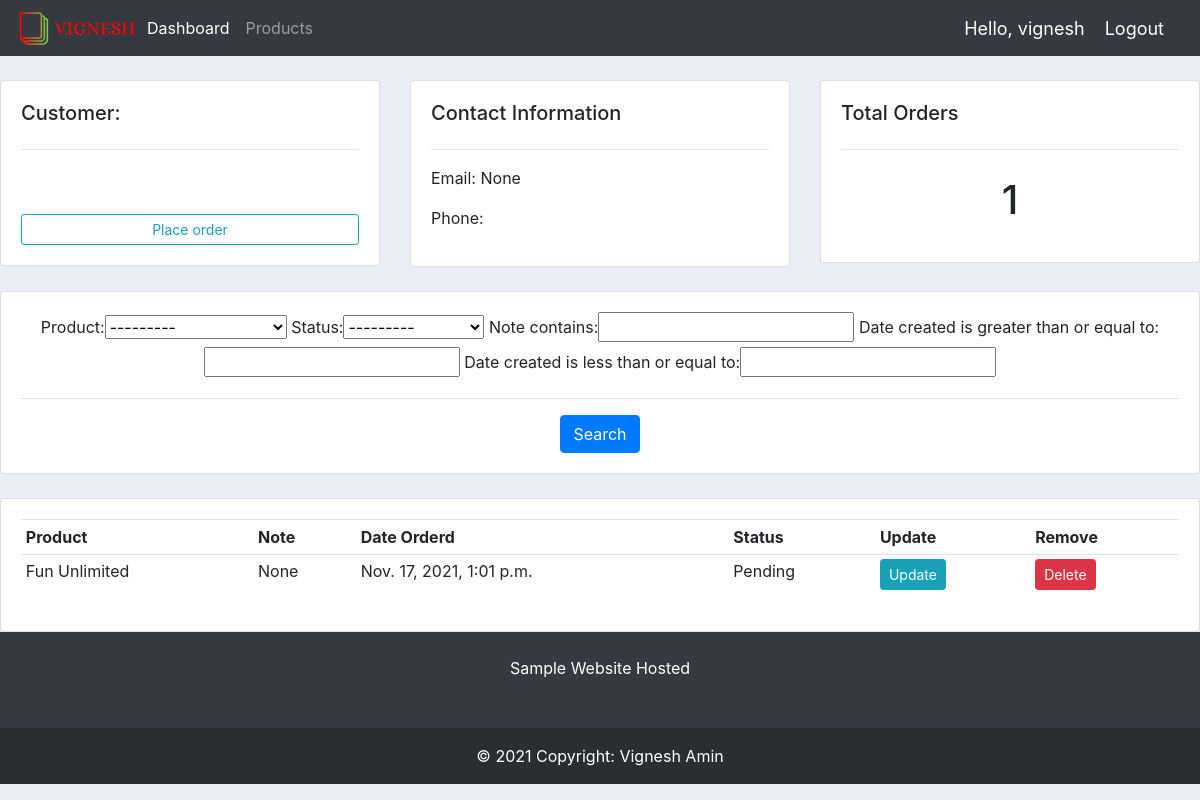
/customer/10/ (signed in), run on the app's committed database.
### library/models.py (models this page shows, shortened)
class Customer(models.Model):
    user = models.OneToOneField(User, null=True,blank=True, on_delete=models.CASCADE)
    name = models.CharField(max_length=200, null=True)
    email = models.CharField(max_length=200, null=True)
    profile_pic = models.ImageField(default="profile1.png", null=True, blank=True)
    date_created = models.DateTimeField(auto_now_add=True, null=True)

class Order(models.Model):
    STATUS = (
        ('Pending', 'Pending'),
        ('Out for Delivery', 'Out for Delivery'),
        ('Delivered', 'Delivered'),
        ('Returned','Returned'),
    )
    customer = models.ForeignKey(Customer, null=True, on_delete = models.SET_NULL)
    product = models.ForeignKey(Product, null=True, on_delete = models.SET_NULL)
    date_created = models.DateTimeField(auto_now_add=True, null=True)
    status = models.CharField(max_length=200,default="Pending", null=True, choices=STATUS)
    note = models.CharField(max_length=1000, null=True)

class Product(models.Model):
    CATEGORY = (
        ('Romantic','Romantic'),
        ('Horror','Horror'),
        ('Comedy','Comedy'),
        ('Comic','Comic'),
        ('Education', 'Education'),
        ('Mystery','Mystery'),
        ('Fantasy','Fantasy'),
        ('Historical Fiction','Historical Fiction'),
        ('Science Fiction','Science Fiction'),
        ('Autobiography','Autobiography'),
        ('Cook Book','Cook Book'),
        ('Others','Others'),
    )
    name = models.CharField(max_length=200, null=True)
    price = models.FloatField(null=True)
    category = models.CharField(max_length=200, null=True, choices=CATEGORY)
    description = models.CharField(max_length=200, null=True, blank=True)
    date_created = models.DateTimeField(auto_now_add=True, null=True)
    tags = models.ManyToManyField(Tag)
    def __str__(self):
        return self.name

### library/decorators.py (the view)
        def wrapper_func(request, *args, **kwargs):
            group = None
            if request.user.groups.exists():
                group = request.user.groups.all()[0].name
            if group in allowed_roles:
                return view_func(request, *args, **kwargs)
            else:
                return HttpResponse('You are not authorized to view this page')

### library/views.py (called while the page is built)
@login_required(login_url='login')
@allowed_users(allowed_roles=['admin'])
def customer(request, c_id):
    customer = Customer.objects.get(id=c_id)
    orders = customer.order_set.all()
    order_count = orders.count()
    myFilter = OrderFilter(request.GET, queryset=orders)
    orders = myFilter.qs
    context = {'customer':customer,'orders':orders ,'order_count':order_count,'myFilter':myFilter}
    return render(request, 'library/customer.html',context)

### library/templates/library/customer.html
{% extends 'library/main.html' %}
{% block content %}
<br>
<div class="row">
	<div class="col-md">
		<div class="card card-body">
			<h5>Customer:</h5>
			<hr><br><br>
			<a class="btn btn-outline-info  btn-sm btn-block" href="{% url 'create_order' customer.id %}">Place order</a>
		</div>
	</div>
	<div class="col-md">
		<div class="card card-body">
			<h5>Contact Information</h5>
			<hr>
			<p>Email: {{ customer.email }}</p>
			<p>Phone: {{ customer.phone }}</p>
		</div>
	</div>
	<div class="col-md">
		<div class="card card-body">
			<h5>Total Orders</h5>
			<hr>
			<h1 style="text-align: center;padding: 10px">{{ order_count }}</h1>
		</div>
	</div>
</div>
<br>
<div class="row">
	<div class="col">
		<div class="card card-body">
			<center><form method="get">
				{{myFilter.form}}
				<hr>
		    <button class="btn btn-primary" type="submit">Search</button>
		  </form></center>
		</div>
	</div>
</div>
<br>
<div class="row">
	<div class="col-md">
		<div class="card card-body">
			<table class="table table-sm">
				<tr>
					<th>Product</th>
					<th>Note</th>
					<th>Date Orderd</th>
					<th>Status</th>
					<th>Update</th>
					<th>Remove</th>
				</tr>
				{% for order in orders %}
				<tr>
					<td>{{order.product}}</td>
					<td>{{order.note}}</td>
					<td>{{order.date_created}}</td>
					<td>{{order.status}}</td>
					<td><a class="btn btn-primary  btn-sm btn-info" href="{% url 'update_order' order.id %}">Update</a></td>
					<td><a class="btn btn-primary  btn-sm btn-danger" href="{% url 'delete_order' order.id %}">Delete</a></td>
				</tr>
				{% endfor %}
			</table>
		</div>
	</div>
</div>
{% endblock %}

### library/templates/library/navbar.html (shortened to what this page needs)
{% load static %}
<nav class="navbar navbar-expand-lg navbar-dark bg-dark">
  <img src="{% static 'images/logo.png' %}">
  <div class="collapse navbar-collapse" id="navbarNav">
    <ul class="navbar-nav">
      {% if request.user.is_staff %}
      <li class="nav-item active">
        <a class="nav-link" href="{% url 'home' %}">Dashboard</a>
      </li>
      <li class="nav-item">
        <a class="nav-link" href="{% url 'products' %}">Products</a>
      </li>
      {% endif %}
    </ul>
  </div>
  <span class="hello-msg">Hello, {{ request.user }}</span>
  <span><a class="hello-msg" href="{% url 'logout' %}">Logout</a> </span>
</nav>

### static/css/main.css (style rules this page uses)
body { background-color: #ebeff5; }

### static/css/nav.css (style rules this page uses)
.hello-msg { font-size:18px; color: #fff; margin-right: 20px; }

### data on the page
Customer: email "None"
Order: product "Fun Unlimited", note "None", date_created "Nov. 17, 2021, 1:01 p.m.", status "Pending"

### other printed values
{{ request.user }} "vignesh"
{{ order_count }} "1"
